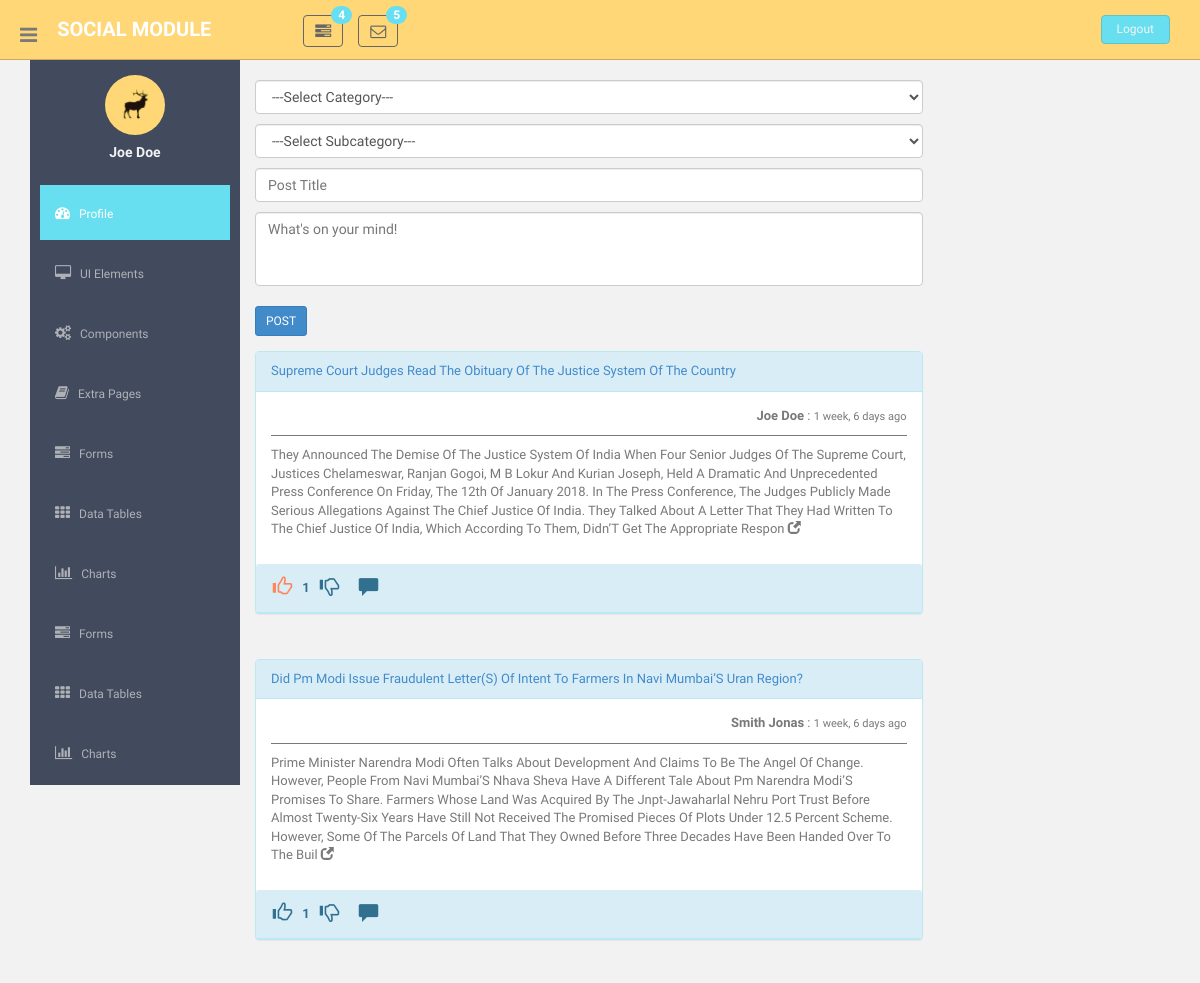
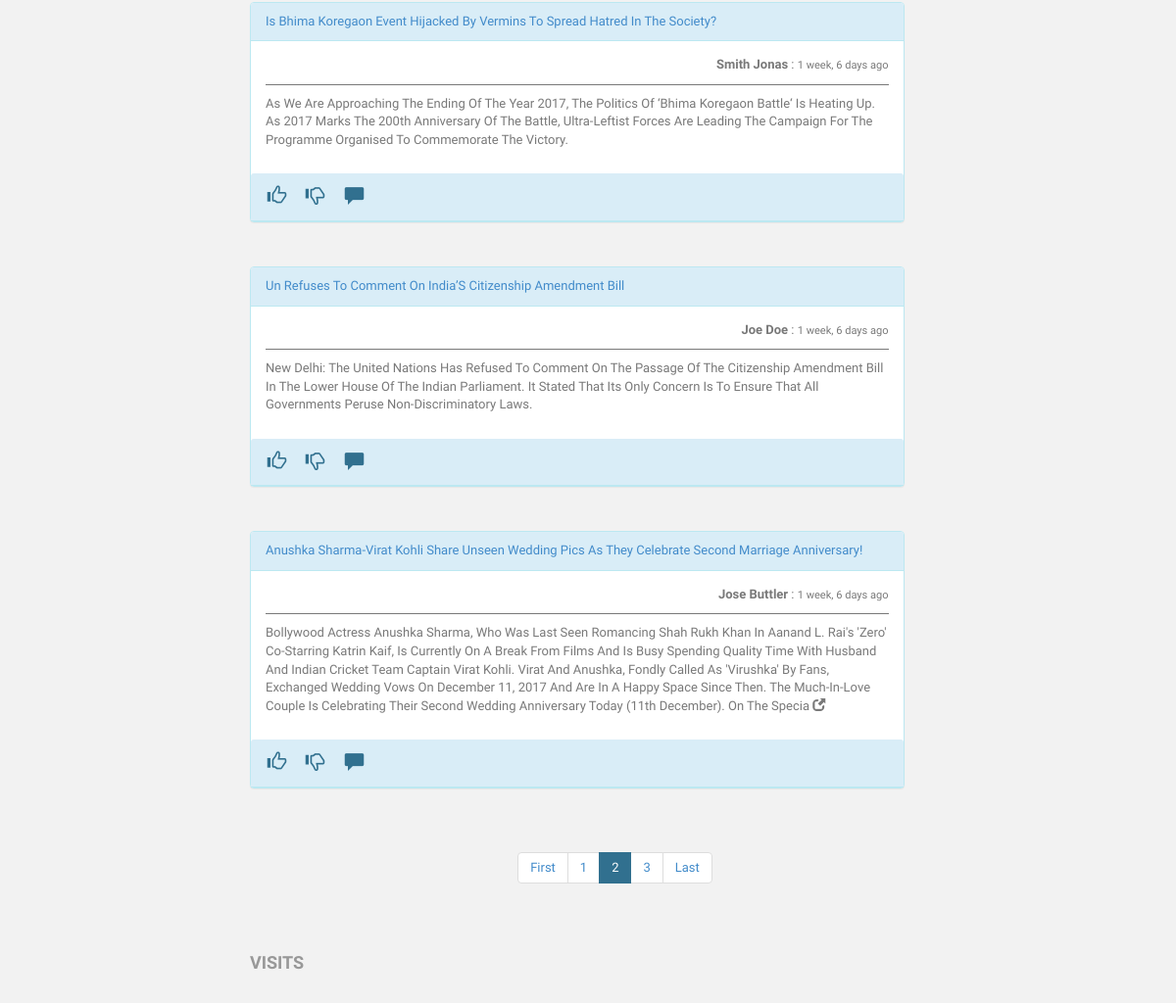
/dashboard/?page=2 (signed in, upper part), run on an earlier commit of the app's database (2 pictures, top to bottom).
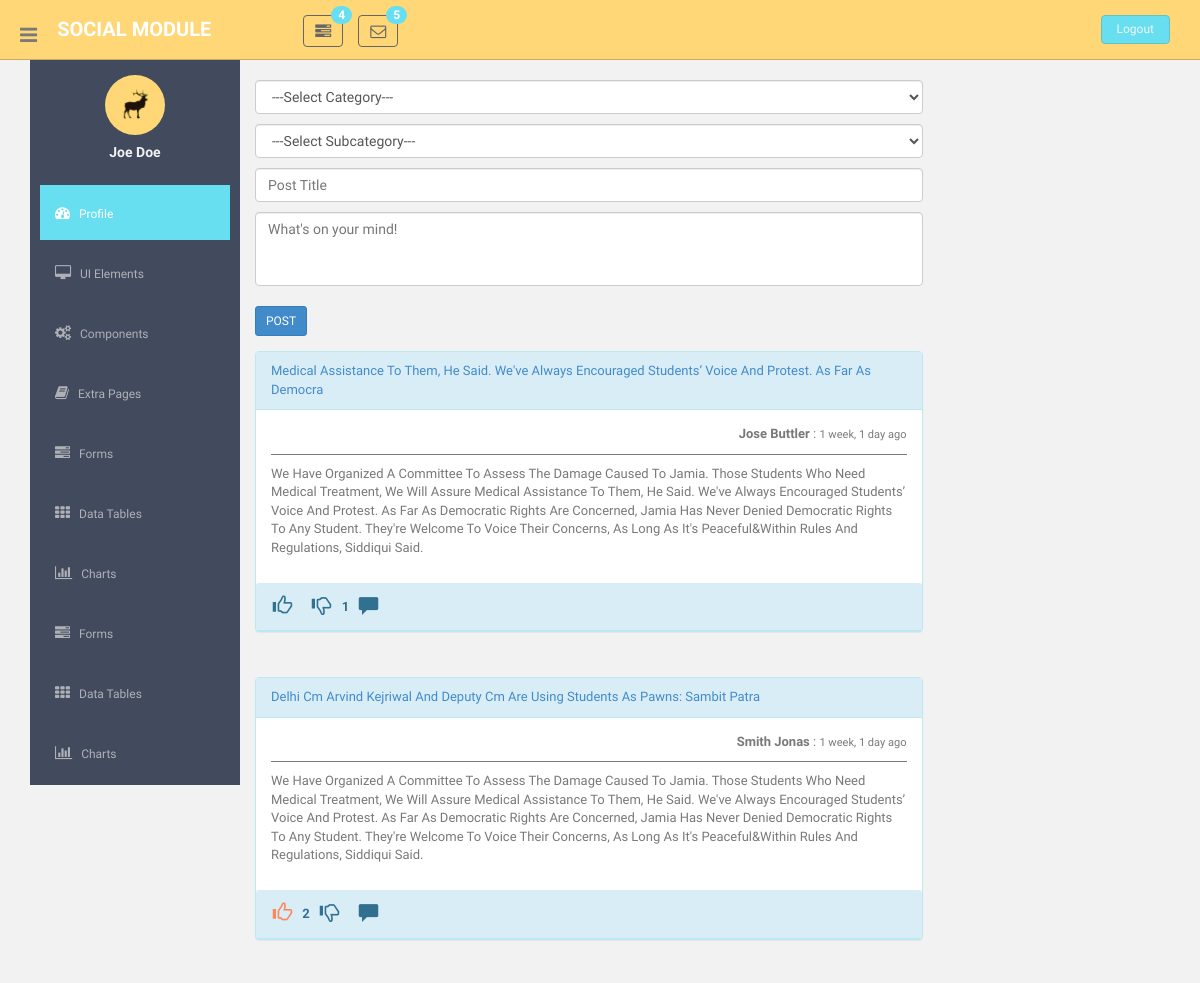
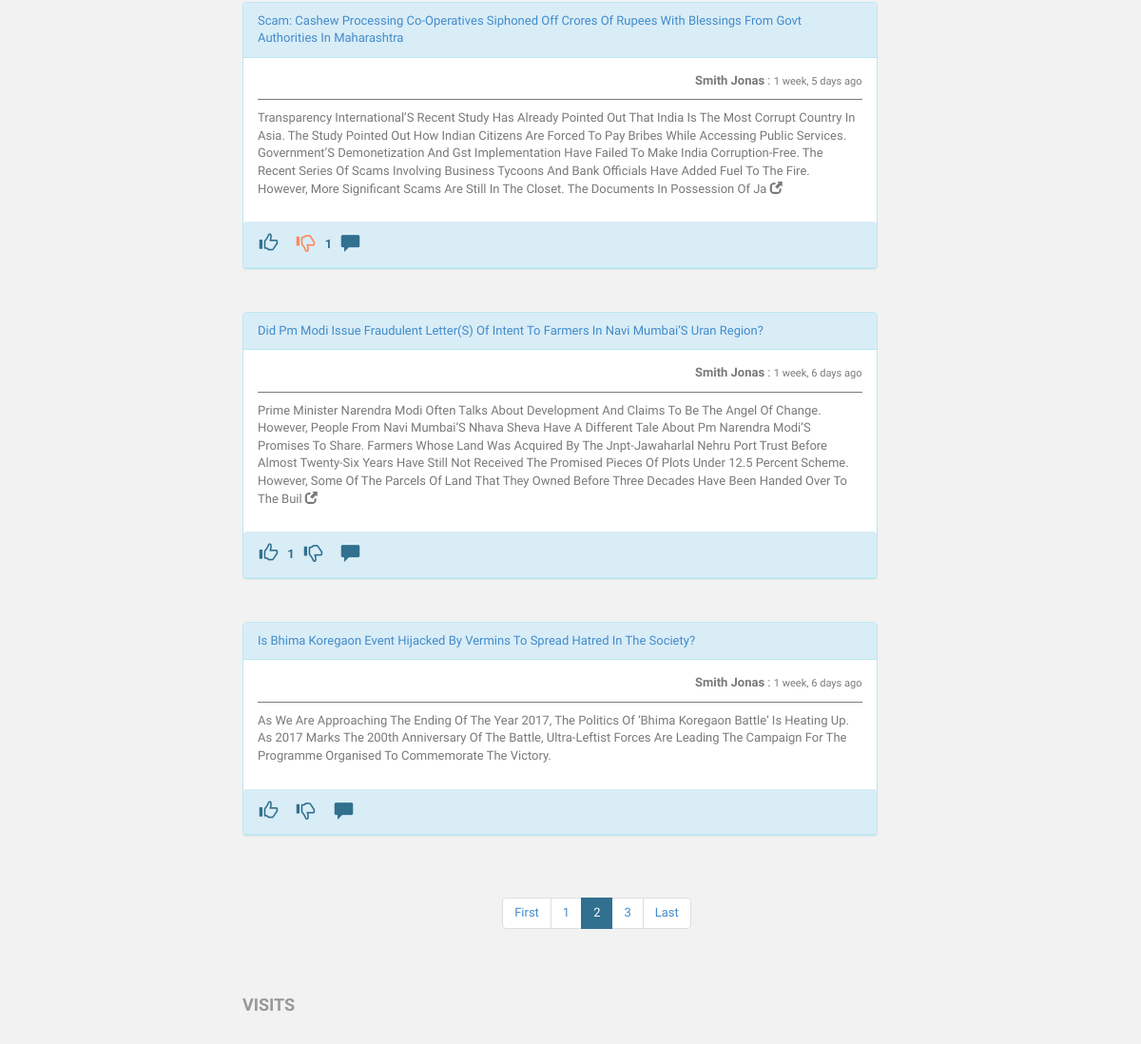
And on a later commit of the database (2 pictures, top to bottom).
### social/models.py (models this page shows, shortened)
class Post(models.Model):
    category = models.CharField(choices=CATEGORIES, max_length=256, null=True, blank=True)
    subcategory = models.CharField(max_length=256, null=True, blank=True)
    author = models.ForeignKey(settings.AUTH_USER_MODEL, on_delete=models.CASCADE)
    title = models.CharField(max_length=200)
    text = models.TextField()
    created_date = models.DateTimeField(default=timezone.now)
    published_date = models.DateTimeField(blank=True, null=True)
    is_active = models.BooleanField(default=True)
    xcat = models.ForeignKey(XCategory, on_delete=models.CASCADE, null=True, blank=True)
    xsubcat = models.ForeignKey(XSubcategory, on_delete=models.CASCADE, null=True, blank=True)

### social/views.py (the view)
# urls.py: path('dashboard/',views.dashboard,name='dashboard'),
@login_required()
def dashboard(request):
    posts = Post.objects.filter(is_active=True).order_by("-published_date")
    paginator_obj = Paginator(posts, 5)
    page = request.GET.get('page')
    posts = paginator_obj.get_page(page)
    context = {
                'user': request.user,
                'posts': posts, 'dt': dt.now,
                'timezone':timezone,
                'total_pages':paginator_obj.num_pages,
                'categories': CATEGORIES,
                'active_class': 'dashboard'
            }
    return render(request,'dashboard.html', context)

### social/templatetags/c_filters.py (called while the page is built)
@stringfilter
@register.filter(name="show_more")
def show_more(value):
    if len(value) > 500:
        return value[:500]
    return value

@register.filter(name="count_length")
@stringfilter
def count_length(value):
    return len(value)

@register.simple_tag
def get_like_obj(post_id, user_id):
    try:
        obj = Like.objects.filter(post=post_id, user=user_id)
        if obj:
            return True
    except Like.DoesNotExist:
       return False

@register.simple_tag
def get_dislike_obj(post_id, user_id):
    try:
        obj = Dislike.objects.filter(post=post_id, user=user_id)
        if obj:
            return True
    except Dislike.DoesNotExist:
       return False

@register.simple_tag
def get_comments(queryset):
    return queryset.order_by('-commented_at')

### social/templates/dashboard.html (shortened to what the changed rows need)
{% extends 'base.html' %}
{% load static %}
{% load mathfilters %}
{% load c_filters %}
{% block content %}
  <body>
  <section id="container" >
      <section id="main-content">
          <section class="wrapper">
              <div class="row">
                  <div class="col-lg-9 main-chart">
                      <div>
                     <div class="row">
                         {% for post in posts %}
                       <div class="col-md-12 col-sm-12 mb" id="post-id-{{ post.id }}">
						<div class="panel panel-info ">
                            <div class="panel-heading"><a href="#" onclick="show_post({{ post.id }})" data-toggle="modal" data-target="#post_view_modal"><span id="post-title">{{ post.title | title }}</span></a>
                            </div>
                      		<div class="panel-body">
                               <div class="row">
                                   <div class="col-md-12">
                                       <div style="float:right;">
                                           <strong id="post-author">
                                               {{ post.author.first_name | title }} {{ post.author.last_name | title }}</strong> :
                                           <span id="post-published">
                                               <small>{{ post.published_date|timesince }} ago</small>
                                           </span>
                                       </div>
                                   </div>
                               </div>
                                    <hr style="border-top: 1px solid #797979;margin-top:10px;margin-bottom:10px;">
                                    <p id="post-text">
                                        {% if post.text|count_length > 500 %}
                                            {{ post.text |title|show_more }}
                                            <i data-toggle="modal" data-target="#post_view_modal" onclick="show_post({{ post.id }})" style="transform:scale(1,1);cursor:pointer" class="glyphicon glyphicon-new-window"></i>
                                        {% else %}
                                            {{ post.text|title }}
                                        {% endif %}
                                    </p>
                            </div>
                            <div class="panel-heading">
                                <ul class="dlikes list-group" >
                                    {% get_like_obj post.id request.user.id as like_obj %}
                                    {% get_dislike_obj post.id request.user.id as dislike_obj %}
                                        {% if like_obj %}
                                        <li class="list-group-item">
                                            <i onclick="undolike({{ post.id }})" style="transform:scale(1.5,1.5); cursor:pointer;" class="undolike likedislikeclass glyphicon glyphicon-thumbs-up" aria-hidden="true"></i>
                                        </li>
                                        {% else %}
                                            <li class="list-group-item">
                                                <i onclick="like({{ post.id }})" style="transform:scale(1.5,1.5);cursor:pointer;" class="like glyphicon glyphicon-thumbs-up" aria-hidden="true"></i>
                                            </li>
                                        {%endif%}
                                        {% if post.likes.count > 0 %}
                                            <li class="list-group-item">
                                                <strong id="like-count">{{ post.likes.count }}</strong>
                                            </li>
                                        {% else %}
                                            <li class="list-group-item">
                                            </li>
                                        {% endif %}
                                    {% if dislike_obj %}
                                    <li class="list-group-item">
                                        <i onclick="undodislike({{ post.id }})" style="transform:scale(1.5,1.5); cursor:pointer;" class="undodislike likedislikeclass glyphicon glyphicon-thumbs-down" aria-hidden="true"></i>
                                    </li>
                                    {% else %}
                                        <li class="list-group-item">
                                            <i onclick="dislike({{ post.id }})" style="transform:scale(1.5,1.5);cursor:pointer;" class="dislike glyphicon glyphicon-thumbs-down" aria-hidden="true"></i>
                                        </li>
                                    {%endif%}
                                    {% if post.dislikes.count > 0 %}
                                        <li class="list-group-item">
                                            <strong id="dislike-count">{{ post.dislikes.count }}</strong>
                                        </li>
                                    {% else %}
                                        <li class="list-group-item">
                                        </li>
                                    {% endif %}
                                    <li class="list-group-item">
                                        <i onclick="comment({{ post.id }})" style="transform:scale(1.5,1.5); cursor:pointer;" class="glyphicon glyphicon-comment" aria-hidden="true"></i>
                                    </li>
                                    {% if post.comment_set.count > 0 %}
                                        <li class="list-group-item">
                                            <strong id="comment-count">{{ post.comment_set.count }}</strong>
                                        </li>
                                    {% else %}
                                        <li class="list-group-item">
                                        </li>
                                    {% endif %}
                                </ul>
                                        {% get_comments post.comment_set.all as qs %}
                            </div>
                       </div>
                     </div>
                         {% endfor %}
                     </div>
                  </div>
              </div><! --/row -->
          </section>
      </section>
  </section>
  </body>
{% endblock %}

What changed in the data, as far as the page shows it:
no longer on this page (row edited): Post: title "Supreme Court Judges Read The Obituary Of The Justice System Of The Country", author.first_name "Joe", author.last_name "Doe", published_date "1 week, 6 days", text|show_more "They Announced The Demise Of The Justice System Of India When Four Senior Judges Of The Supreme Court, Justices Chelameswar, Ranjan Gogoi, M B Lokur And Kurian Joseph, Held A Dramatic And Unprecedented Press Conference On Friday, The 12th Of January 2018. In The Press Conference, The Judges Publicly Made Serious Allegations Against The Chief Justice Of India. They Talked About A Letter That They Had Written To The Chief Justice Of India, Which According To Them, Didn’T Get The Appropriate Respon", likes.count "1"
no longer on this page (row edited): Post: title "Un Refuses To Comment On India’S Citizenship Amendment Bill", author.first_name "Joe", author.last_name "Doe", published_date "1 week, 6 days", text "New Delhi: The United Nations Has Refused To Comment On The Passage Of The Citizenship Amendment Bill In The Lower House Of The Indian Parliament. It Stated That Its Only Concern Is To Ensure That All Governments Peruse Non-Discriminatory Laws."
no longer on this page (row edited): Post: title "Anushka Sharma-Virat Kohli Share Unseen Wedding Pics As They Celebrate Second Marriage Anniversary!", author.first_name "Jose", author.last_name "Buttler", published_date "1 week, 6 days", text|show_more "Bollywood Actress Anushka Sharma, Who Was Last Seen Romancing Shah Rukh Khan In Aanand L. Rai's 'Zero' Co-Starring Katrin Kaif, Is Currently On A Break From Films And Is Busy Spending Quality Time With Husband And Indian Cricket Team Captain Virat Kohli. Virat And Anushka, Fondly Called As 'Virushka' By Fans, Exchanged Wedding Vows On December 11, 2017 And Are In A Happy Space Since Then. The Much-In-Love Couple Is Celebrating Their Second Wedding Anniversary Today (11th December). On The Specia"
now on this page (row edited): Post: title "Medical Assistance To Them, He Said. We've Always Encouraged Students’ Voice And Protest. As Far As Democra", author.first_name "Jose", author.last_name "Buttler", published_date "1 week, 1 day", text "We Have Organized A Committee To Assess The Damage Caused To Jamia. Those Students Who Need Medical Treatment, We Will Assure Medical Assistance To Them, He Said. We've Always Encouraged Students’ Voice And Protest. As Far As Democratic Rights Are Concerned, Jamia Has Never Denied Democratic Rights To Any Student. They're Welcome To Voice Their Concerns, As Long As It's Peaceful&Within Rules And Regulations, Siddiqui Said.", dislikes.count "1"
now on this page (row edited): Post: title "Delhi Cm Arvind Kejriwal And Deputy Cm Are Using Students As Pawns: Sambit Patra", author.first_name "Smith", author.last_name "Jonas", published_date "1 week, 1 day", text "We Have Organized A Committee To Assess The Damage Caused To Jamia. Those Students Who Need Medical Treatment, We Will Assure Medical Assistance To Them, He Said. We've Always Encouraged Students’ Voice And Protest. As Far As Democratic Rights Are Concerned, Jamia Has Never Denied Democratic Rights To Any Student. They're Welcome To Voice Their Concerns, As Long As It's Peaceful&Within Rules And Regulations, Siddiqui Said.", likes.count "2"
now on this page (row edited): Post: title "Scam: Cashew Processing Co-Operatives Siphoned Off Crores Of Rupees With Blessings From Govt Authorities In Maharashtra", author.first_name "Smith", author.last_name "Jonas", published_date "1 week, 5 days", text|show_more "Transparency International’S Recent Study Has Already Pointed Out That India Is The Most Corrupt Country In Asia. The Study Pointed Out How Indian Citizens Are Forced To Pay Bribes While Accessing Public Services. Government’S Demonetization And Gst Implementation Have Failed To Make India Corruption-Free. The Recent Series Of Scams Involving Business Tycoons And Bank Officials Have Added Fuel To The Fire. However, More Significant Scams Are Still In The Closet. The Documents In Possession Of Ja", dislikes.count "1"
